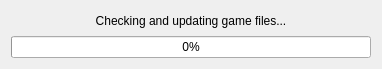
<?xml version="1.0" encoding="UTF-8"?>
<ui version="4.0">
 <class>GameUpdateDialog</class>
 <widget class="QDialog" name="GameUpdateDialog">
  <property name="geometry">
   <rect>
    <x>0</x>
    <y>0</y>
    <width>382</width>
    <height>69</height>
   </rect>
  </property>
  <property name="windowTitle">
   <string>Update check</string>
  </property>
  <layout class="QVBoxLayout" name="verticalLayout">
   <item>
    <widget class="QLabel" name="label">
     <property name="text">
      <string>Checking and updating game files...</string>
     </property>
     <property name="alignment">
      <set>Qt::AlignCenter</set>
     </property>
    </widget>
   </item>
   <item>
    <widget class="QProgressBar" name="updateProgressBar">
     <property name="value">
      <number>0</number>
     </property>
    </widget>
   </item>
  </layout>
 </widget>
 <resources/>
 <connections/>
</ui>
